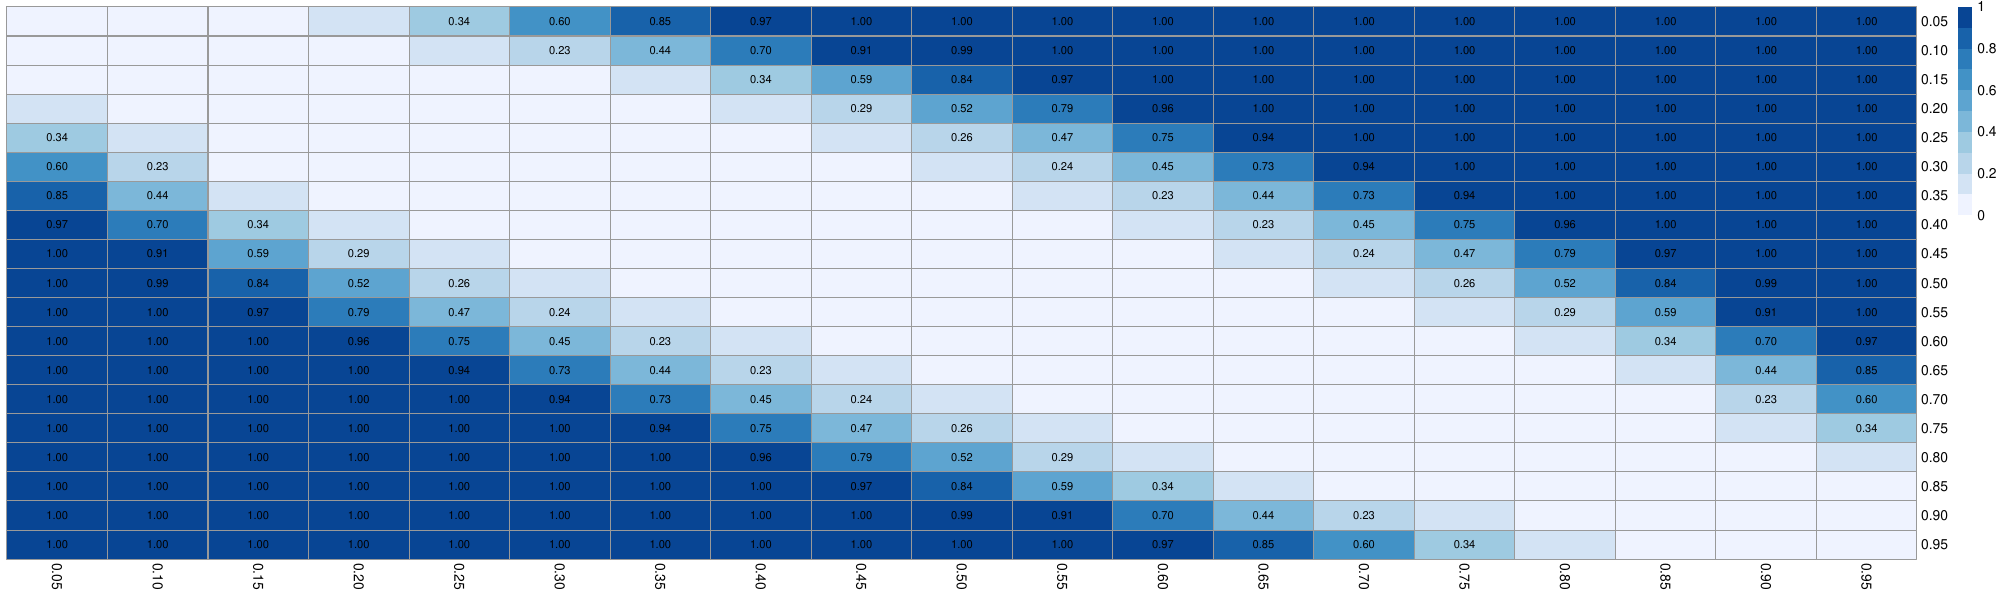

The R source for this figure:
# Visualizing the power to distinguish selection from drift

library(gridExtra)
library(pwr)
library(pheatmap)
library(RColorBrewer)

pdf("selection_power.pdf",width=20,height=6)

total_gens = as.integer(65e3/30)
gens = total_gens
Ne = 10e3

p0 = seq(0.05,0.95,by=0.05)
samp_0 = 1e3
samp_t = 1e3
all_p1 = seq(0.05,0.95,by=0.05)
power = matrix(NA,nrow=length(p0),ncol=length(all_p1))
rownames(power) = sprintf("%1.2f",p0)
colnames(power) = sprintf("%1.2f",all_p1)
s = power

for ( i in 1:length(all_p1) ) {
  p1 = all_p1[i]
  drift_var0 = p0 * (1-p0) * ( 1/(2*samp_0) + 1/(2*samp_t) + (gens / (2*Ne))*(1-1/(2*samp_t)) )
  drift_var1 = p1 * (1-p1) * ( 1/(2*samp_0) + 1/(2*samp_t) + (gens / (2*Ne))*(1-1/(2*samp_t)) )
  chisq = (p1 - p0)^2 / ( drift_var0 + drift_var1)
  power[,i] = pwr.chisq.test(w=chisq,N=1,df=1,sig.level=0.05)$power
  
  # from 5.3d
  s[,i] = (1/gens)*log( p1*(1-p0) / (p0*(1-p1)))
}

s_lab = matrix("",nrow=nrow(s),ncol=ncol(s))
s_lab[ power > 0.2 ] = sprintf("%1.2f",power[ power > 0.2 ])

plot1 = pheatmap(power,cluster_cols=F,cluster_rows=F,breaks=seq(0,1,by=0.1) , color = colorRampPalette((brewer.pal(n = 7, name = "Blues")))(10),display_numbers=s_lab,number_color="black")

s_lab = matrix("",nrow=nrow(s),ncol=ncol(s))
s_lab[ abs(s) > 0.0005] = "*"
s_lab[ abs(s) < 0.0005 & abs(s) > 0.0005] = "**"
diag(s_lab) = ""

#p2 = pheatmap( -log10(abs(s)) ,cluster_cols=F,cluster_rows=F,breaks=seq(2,5,length.out=10) , color = colorRampPalette(rev(brewer.pal(n = 9, name = "Blues")))(10),display_numbers=s_lab)

plot2 = pheatmap( -log10(abs(s)) ,cluster_cols=F,cluster_rows=F,breaks=seq(2,5,length.out=10) , color = c("#2d004b","#2d004b","#2d004b","#542788","#4575b4","#74add1","#abd9e9","#e0f3f8","#ffffff","#ffffff"))

# ---- add second plot

p0 = seq(0.05,0.95,by=0.05)
samp_0 = 100
samp_t = 100
all_p1 = seq(0.05,0.95,by=0.05)
power = matrix(NA,nrow=length(p0),ncol=length(all_p1))
rownames(power) = sprintf("%1.2f",p0)
colnames(power) = sprintf("%1.2f",all_p1)
s = power

for ( i in 1:length(all_p1) ) {
  p1 = all_p1[i]
  drift_var0 = p0 * (1-p0) * ( 1/(2*samp_0) + 1/(2*samp_t) + (gens / (2*Ne))*(1-1/(2*samp_t)) )
  drift_var1 = p1 * (1-p1) * ( 1/(2*samp_0) + 1/(2*samp_t) + (gens / (2*Ne))*(1-1/(2*samp_t)) )
  chisq = (p1 - p0)^2 / ( drift_var0 + drift_var1)
  power[,i] = pwr.chisq.test(w=chisq,N=1,df=1,sig.level=0.05)$power
  
  # from 5.3d
  s[,i] = (1/gens)*log( p1*(1-p0) / (p0*(1-p1)))
}

s_lab = matrix("",nrow=nrow(s),ncol=ncol(s))
s_lab[ power > 0.2 ] = sprintf("%1.2f",power[ power > 0.2 ])

plot3 = pheatmap(power,cluster_cols=F,cluster_rows=F,breaks=seq(0,1,by=0.1) , color = colorRampPalette((brewer.pal(n = 7, name = "Blues")))(10),display_numbers=s_lab,number_color="black")

# ---

plot_list=list()
plot_list[['p1']]=plot3[[4]]
plot_list[['p2']]=plot1[[4]]
plot_list[['p3']]=plot2[[4]]
grid.arrange(grobs=plot_list, ncol=3)

dev.off()